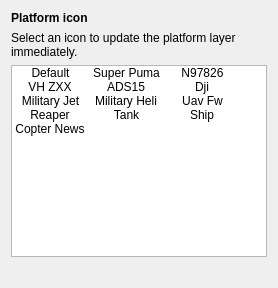
     <widget class="QWidget" name="Platform_tab">
      <attribute name="title">
       <string>Platform</string>
      </attribute>
      <layout class="QVBoxLayout" name="verticalLayout_platform" stretch="0,0,1,0">
       <item>
        <widget class="QLabel" name="lbl_platform_icon">
         <property name="font">
          <font>
           <weight>75</weight>
           <bold>true</bold>
          </font>
         </property>
         <property name="text">
          <string>Platform icon</string>
         </property>
        </widget>
       </item>
       <item>
        <widget class="QLabel" name="lbl_platform_icon_hint">
         <property name="text">
          <string>Select an icon to update the platform layer immediately.</string>
         </property>
         <property name="wordWrap">
          <bool>true</bool>
         </property>
        </widget>
       </item>
       <item>
        <widget class="QListWidget" name="lw_platform_icons">
         <property name="sizePolicy">
          <sizepolicy hsizetype="Expanding" vsizetype="Expanding">
           <horstretch>1</horstretch>
           <verstretch>1</verstretch>
          </sizepolicy>
         </property>
         <property name="minimumSize">
          <size>
           <width>0</width>
           <height>120</height>
          </size>
         </property>
         <property name="iconSize">
          <size>
           <width>72</width>
           <height>72</height>
          </size>
         </property>
         <property name="movement">
          <enum>QListView::Static</enum>
         </property>
         <property name="resizeMode">
          <enum>QListView::Adjust</enum>
         </property>
         <property name="viewMode">
          <enum>QListView::IconMode</enum>
         </property>
         <property name="uniformItemSizes">
          <bool>true</bool>
         </property>
         <property name="spacing">
          <number>10</number>
         </property>
         <item>
          <property name="text">
           <string>Default</string>
          </property>
          <property name="icon">
           <iconset >
            <normaloff>../images/platforms/platform_default.svg</normaloff>../images/platforms/platform_default.svg</iconset>
          </property>
          <property name="toolTip">
           <string>../images/platforms/platform_default.svg</string>
          </property>
         </item>
         <item>
          <property name="text">
           <string>Super Puma</string>
          </property>
          <property name="icon">
           <iconset >
            <normaloff>../images/platforms/plat_super_puma.svg</normaloff>../images/platforms/plat_super_puma.svg</iconset>
          </property>
          <property name="toolTip">
           <string>../images/platforms/plat_super_puma.svg</string>
          </property>
         </item>
         <item>
          <property name="text">
           <string>N97826</string>
          </property>
          <property name="icon">
           <iconset >
            <normaloff>../images/platforms/plat_N97826.svg</normaloff>../images/platforms/plat_N97826.svg</iconset>
          </property>
          <property name="toolTip">
           <string>../images/platforms/plat_N97826.svg</string>
          </property>
         </item>
         <item>
          <property name="text">
           <string>VH ZXX</string>
          </property>
          <property name="icon">
           <iconset >
            <normaloff>../images/platforms/plat_VH-ZXX.svg</normaloff>../images/platforms/plat_VH-ZXX.svg</iconset>
          </property>
          <property name="toolTip">
           <string>../images/platforms/plat_VH-ZXX.svg</string>
          </property>
         </item>
         <item>
          <property name="text">
           <string>ADS15</string>
          </property>
          <property name="icon">
           <iconset >
            <normaloff>../images/platforms/plat_ADS15.svg</normaloff>../images/platforms/plat_ADS15.svg</iconset>
          </property>
          <property name="toolTip">
           <string>../images/platforms/plat_ADS15.svg</string>
          </property>
         </item>
         <item>
          <property name="text">
           <string>Dji</string>
          </property>
          <property name="icon">
           <iconset >
            <normaloff>../images/platforms/plat_dji.svg</normaloff>../images/platforms/plat_dji.svg</iconset>
          </property>
          <property name="toolTip">
           <string>../images/platforms/plat_dji.svg</string>
          </property>
         </item>
         <item>
          <property name="text">
           <string>Military Jet</string>
          </property>
          <property name="icon">
           <iconset >
            <normaloff>../images/platforms/plat_military_jet.svg</normaloff>../images/platforms/plat_military_jet.svg</iconset>
          </property>
          <property name="toolTip">
           <string>../images/platforms/plat_military_jet.svg</string>
          </property>
         </item>
         <item>
          <property name="text">
           <string>Military Heli</string>
          </property>
          <property name="icon">
           <iconset >
            <normaloff>../images/platforms/plat_military_heli.svg</normaloff>../images/platforms/plat_military_heli.svg</iconset>
          </property>
          <property name="toolTip">
           <string>../images/platforms/plat_military_heli.svg</string>
          </property>
         </item>
         <item>
          <property name="text">
           <string>Uav Fw</string>
          </property>
          <property name="icon">
           <iconset >
            <normaloff>../images/platforms/plat_uav_fw.svg</normaloff>../images/platforms/plat_uav_fw.svg</iconset>
          </property>
          <property name="toolTip">
           <string>../images/platforms/plat_uav_fw.svg</string>
          </property>
         </item>
         <item>
          <property name="text">
           <string>Reaper</string>
          </property>
          <property name="icon">
           <iconset >
            <normaloff>../images/platforms/plat_reaper.svg</normaloff>../images/platforms/plat_reaper.svg</iconset>
          </property>
          <property name="toolTip">
           <string>../images/platforms/plat_reaper.svg</string>
          </property>
         </item>
         <item>
          <property name="text">
           <string>Tank</string>
          </property>
          <property name="icon">
           <iconset >
            <normaloff>../images/platforms/plat_tank.svg</normaloff>../images/platforms/plat_tank.svg</iconset>
          </property>
          <property name="toolTip">
           <string>../images/platforms/plat_tank.svg</string>
          </property>
         </item>
         <item>
          <property name="text">
           <string>Ship</string>
          </property>
          <property name="icon">
           <iconset >
            <normaloff>../images/platforms/plat_ship.svg</normaloff>../images/platforms/plat_ship.svg</iconset>
          </property>
          <property name="toolTip">
           <string>../images/platforms/plat_ship.svg</string>
          </property>
         </item>
         <item>
          <property name="text">
           <string>Copter News</string>
          </property>
          <property name="icon">
           <iconset >
            <normaloff>../images/platforms/plat_copter_news.svg</normaloff>../images/platforms/plat_copter_news.svg</iconset>
          </property>
          <property name="toolTip">
           <string>../images/platforms/plat_copter_news.svg</string>
          </property>
         </item>
        </widget>
       </item>
       <item>
        <widget class="QLabel" name="lbl_platform_icon_selected">
         <property name="text">
          <string/>
         </property>
        </widget>
       </item>
      </layout>
     </widget>
